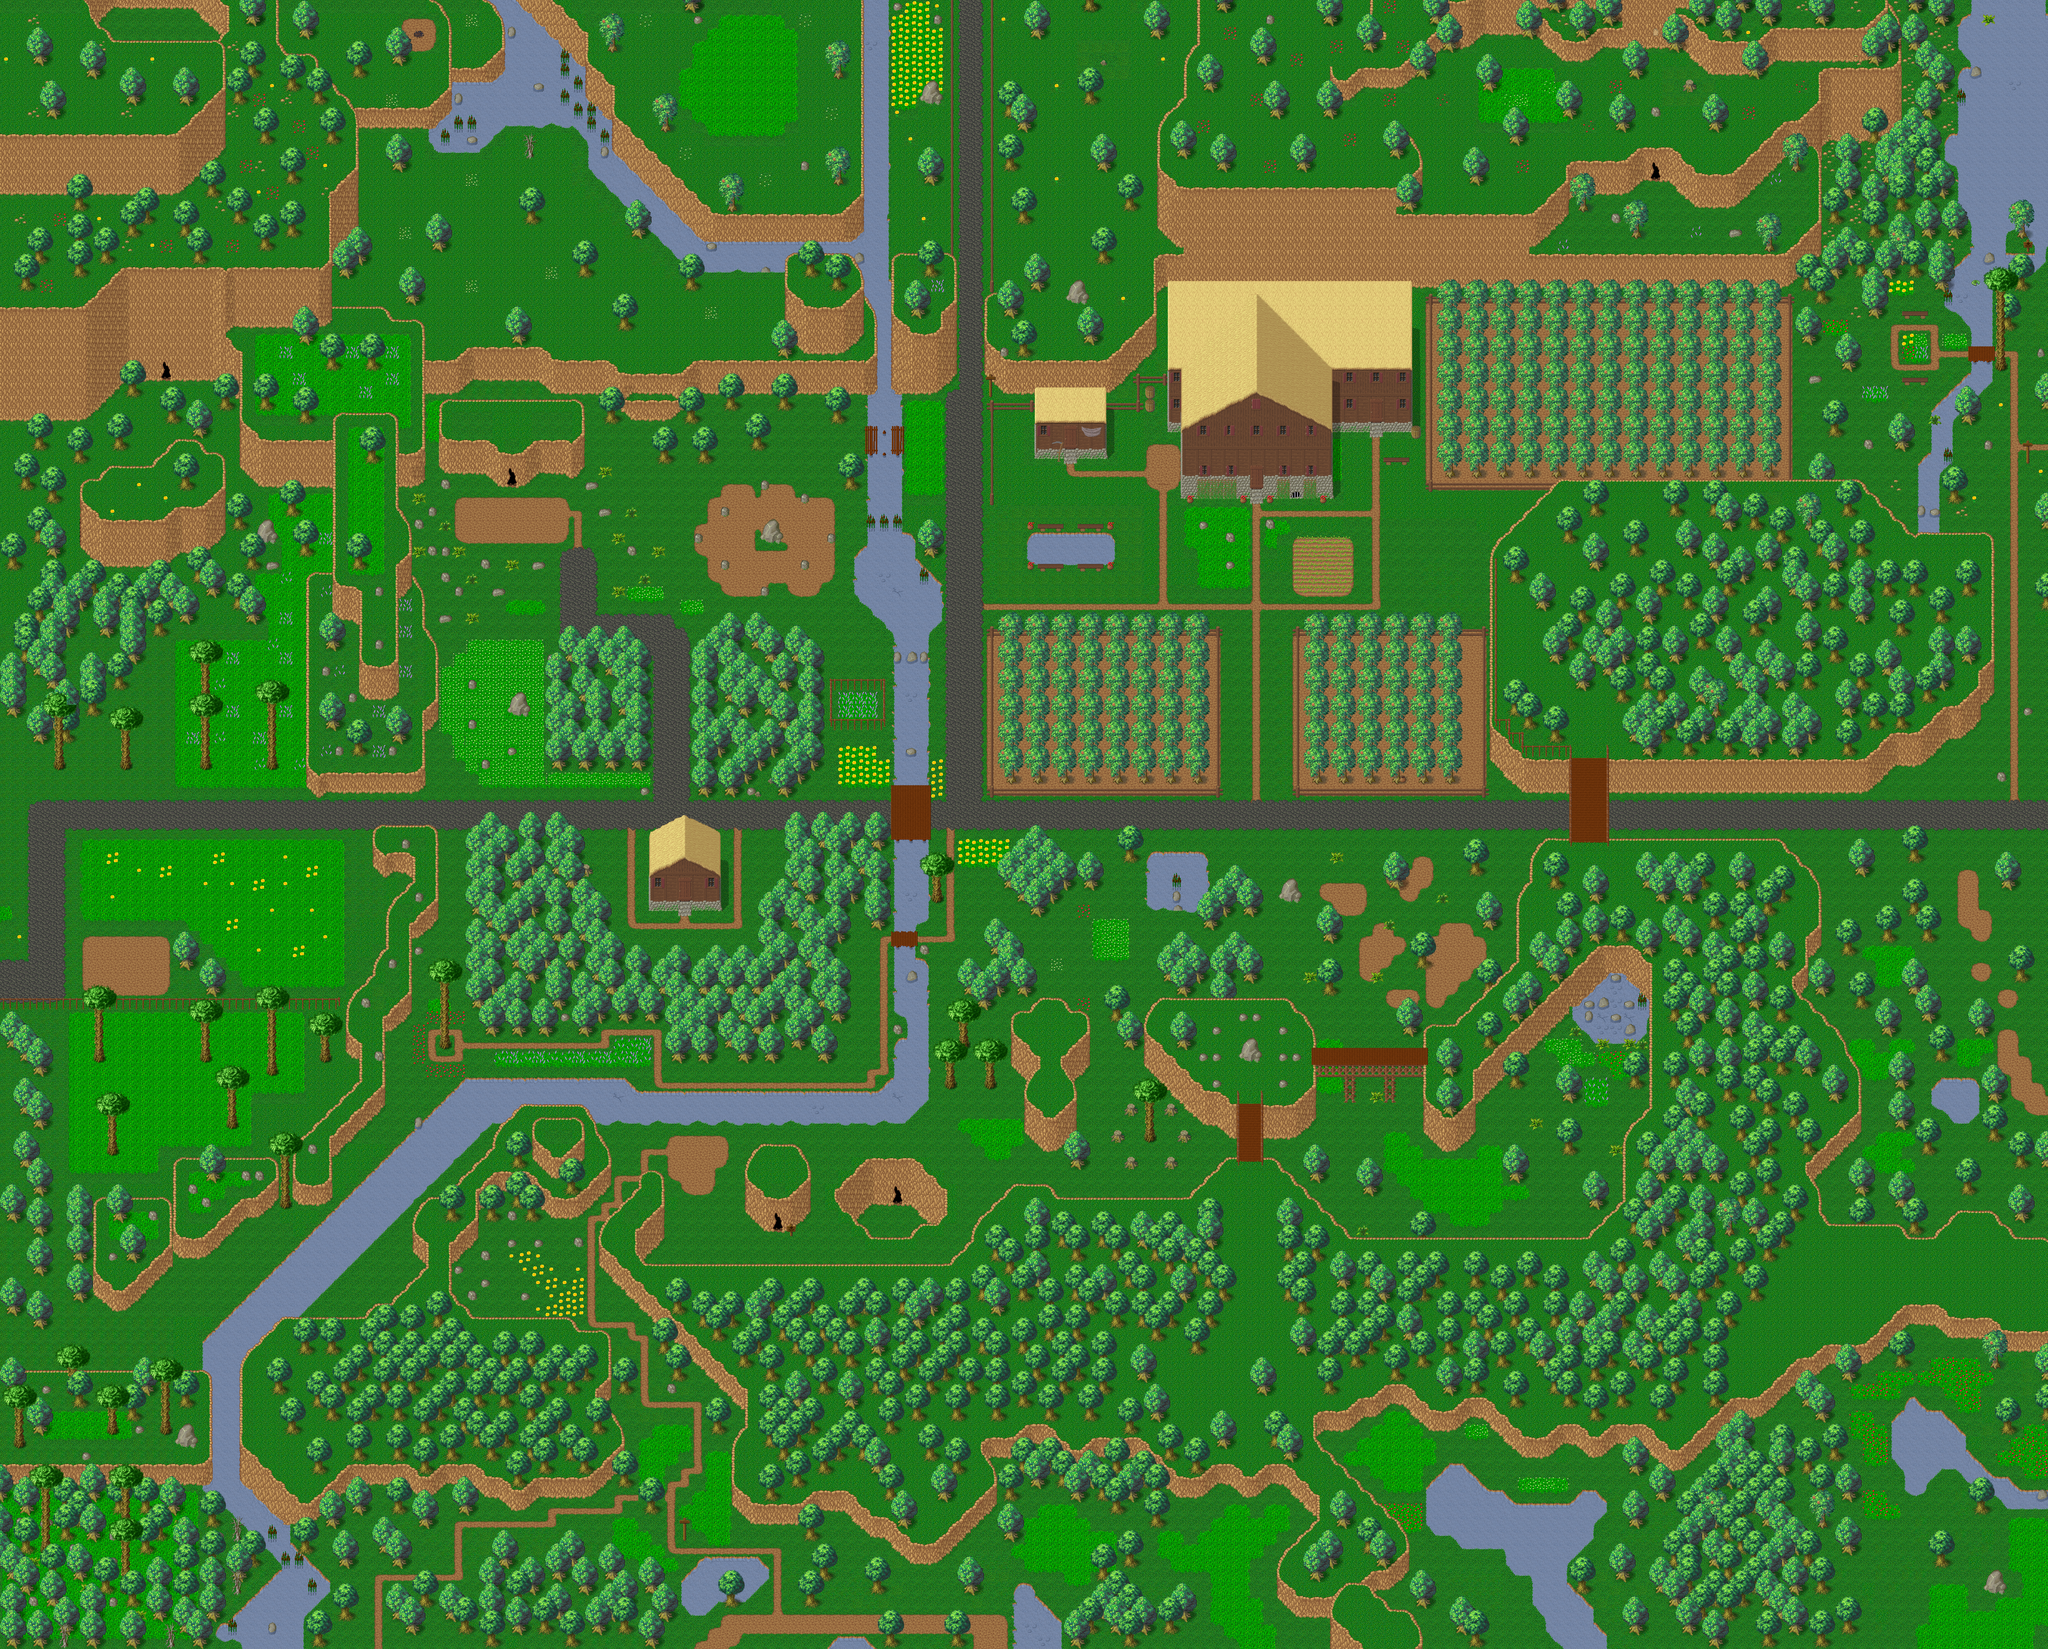

This is a level from a 2D game, rendered from its Tiled map with the project's own tilesets. A one-line summary and the map file follow, with tile-layer data summarised:
An orthogonal 154x124 tile map with 32x32 px tiles, 4 tile layers (Ground1, Ground2, Fringe, Over1), 1 hidden layer not drawn, 7 tilesets and 30 objects (22x spawn, 6x warp, 2x particle_effect).

<map version="1.10" tiledversion="1.10.2" orientation="orthogonal" renderorder="right-down" width="154" height="124" tilewidth="32" tileheight="32" infinite="0" nextlayerid="7" nextobjectid="34">
 <properties>
  <property name="minimap" value="graphics/minimaps/011-1.png" />
  <property name="music" value="the-forest.ogg" />
  <property name="name" value="Woodland" />
  <property name="overlay0image" value="graphics/images/ambient/clouds.png" />
  <property name="overlay0parallax" value="1.0" />
  <property name="overlay0scrollX" value="0.2" />
  <property name="overlay0scrollY" value="0.1" />
 </properties>
 <tileset firstgid="1" source="../tilesets/collision.tsx" />
 <tileset firstgid="3" source="../tilesets/woodland_ground.tsx" />
 <tileset firstgid="259" source="../tilesets/woodland_x2.tsx" />
 <tileset firstgid="291" source="../tilesets/woodland_x3.tsx" />
 <tileset firstgid="323" source="../tilesets/woodland_village.tsx" />
 <tileset firstgid="579" source="../tilesets/woodland_indoor.tsx" />
 <tileset firstgid="835" source="../tilesets/woodland_village_x2.tsx" />
 <layer id="1" name="Ground1" width="154" height="124">
  <data>[19096 cells, 19095 non-empty, 146 distinct tile ids]</data>
 </layer>
 <layer id="2" name="Ground2" width="154" height="124">
  <data>[19096 cells, 2835 non-empty, 159 distinct tile ids]</data>
 </layer>
 <layer id="3" name="Fringe" width="154" height="124">
  <data>[19096 cells, 3113 non-empty, 18 distinct tile ids]</data>
 </layer>
 <layer id="4" name="Over1" width="154" height="124">
  <data>[19096 cells, 915 non-empty, 102 distinct tile ids]</data>
 </layer>
 <layer id="5" name="Collision" width="154" height="124" visible="0">
  <data>[19096 cells, 15601 non-empty, 1 distinct tile ids]</data>
 </layer>
 <objectgroup id="6" name="Objects">
  <object id="1" name="graphics/particles/waterfall.particle.xml" type="particle_effect" x="2112" y="930" width="32" height="32" />
  <object id="2" name="graphics/particles/geyser.particle.xml" type="particle_effect" x="2176" y="1376" width="32" height="32" />
  <object id="3" name="To Hermit's Cave" type="warp" x="1856" y="2944" width="32" height="32">
   <properties>
    <property name="dest_map" value="011-3" />
    <property name="dest_x" value="0" />
    <property name="dest_y" value="0" />
   </properties>
  </object>
  <object id="4" name="To Woodland" type="warp" x="960" y="1920" width="32" height="96">
   <properties>
    <property name="dest_map" value="014-1" />
    <property name="dest_x" value="108" />
    <property name="dest_y" value="91" />
   </properties>
  </object>
  <object id="5" name="To Woodland" type="warp" x="1536" y="3328" width="64" height="32">
   <properties>
    <property name="dest_map" value="010-1" />
    <property name="dest_x" value="48" />
    <property name="dest_y" value="25" />
   </properties>
  </object>
  <object id="6" name="To Hurnscald Outskirts" type="warp" x="3968" y="1920" width="32" height="128">
   <properties>
    <property name="dest_map" value="008-1" />
    <property name="dest_x" value="25" />
    <property name="dest_y" value="61" />
   </properties>
  </object>
  <object id="7" name="To Woodland Hills" type="warp" x="2304" y="288" width="64" height="32">
   <properties>
    <property name="dest_map" value="012-1" />
    <property name="dest_x" value="132" />
    <property name="dest_y" value="175" />
   </properties>
  </object>
  <object id="8" name="EvilMushroom" type="spawn" x="0" y="0">
   <properties>
    <property name="max_beings" value="30" />
    <property name="monster_id" value="11" />
   </properties>
  </object>
  <object id="9" name="PinkFlower" type="spawn" x="0" y="0">
   <properties>
    <property name="max_beings" value="20" />
    <property name="monster_id" value="12" />
   </properties>
  </object>
  <object id="10" name="SpikyMushroom" type="spawn" x="0" y="0">
   <properties>
    <property name="max_beings" value="5" />
    <property name="monster_id" value="17" />
   </properties>
  </object>
  <object id="11" name="Snail" type="spawn" x="0" y="0">
   <properties>
    <property name="max_beings" value="1" />
    <property name="monster_id" value="39" />
   </properties>
  </object>
  <object id="12" name="Mouboo" type="spawn" x="0" y="0">
   <properties>
    <property name="death" value="10" />
    <property name="max_beings" value="10" />
    <property name="monster_id" value="26" />
   </properties>
  </object>
  <object id="13" name="MauvePlant" type="spawn" x="0" y="0">
   <properties>
    <property name="death" value="180000" />
    <property name="max_beings" value="3" />
    <property name="monster_id" value="27" />
    <property name="spawn" value="270000" />
   </properties>
  </object>
  <object id="14" name="AlizarinPlant" type="spawn" x="0" y="0">
   <properties>
    <property name="death" value="1800000" />
    <property name="max_beings" value="1" />
    <property name="monster_id" value="30" />
    <property name="spawn" value="2700000" />
   </properties>
  </object>
  <object id="15" name="Silkworm" type="spawn" x="0" y="0">
   <properties>
    <property name="death" value="30000" />
    <property name="max_beings" value="2" />
    <property name="monster_id" value="33" />
    <property name="spawn" value="60000" />
   </properties>
  </object>
  <object id="16" name="CloverPatch" type="spawn" x="0" y="0">
   <properties>
    <property name="death" value="1000" />
    <property name="max_beings" value="2" />
    <property name="monster_id" value="35" />
   </properties>
  </object>
  <object id="17" name="Squirrel" type="spawn" x="0" y="0">
   <properties>
    <property name="death" value="20" />
    <property name="max_beings" value="25" />
    <property name="monster_id" value="36" />
    <property name="spawn" value="30" />
   </properties>
  </object>
  <object id="18" name="Butterfly" type="spawn" x="0" y="0">
   <properties>
    <property name="death" value="20" />
    <property name="max_beings" value="10" />
    <property name="monster_id" value="53" />
    <property name="spawn" value="30" />
   </properties>
  </object>
  <object id="19" name="To Bandit Cave" type="warp" x="1216" y="1152" width="32" height="32">
   <properties>
    <property name="dest_map" value="011-6" />
    <property name="dest_x" value="49" />
    <property name="dest_y" value="100" />
   </properties>
  </object>
  <object id="21" name="ManaBug" type="spawn" x="32" y="32">
   <properties>
    <property name="max_beings" value="18" />
    <property name="monster_id" value="1131" />
    <property name="spawn" value="30" />
   </properties>
  </object>
  <object id="22" name="Maggot" type="spawn" x="2400" y="960" width="1152" height="928">
   <properties>
    <property name="max_beings" value="10" />
    <property name="monster_id" value="1002" />
    <property name="spawn" value="30" />
   </properties>
  </object>
  <object id="25" name="EvilMushroom" type="spawn" x="3616" y="2752" width="288" height="256">
   <properties>
    <property name="death" value="250" />
    <property name="max_beings" value="2" />
    <property name="monster_id" value="1013" />
   </properties>
  </object>
  <object id="26" name="MegaManaBug" type="spawn" x="1088" y="2944" width="320" height="256">
   <properties>
    <property name="death" value="250" />
    <property name="max_beings" value="2" />
    <property name="monster_id" value="1175" />
   </properties>
  </object>
  <object id="28" name="BigFrog" type="spawn" x="0" y="0">
   <properties>
    <property name="death" value="7000" />
    <property name="max_beings" value="8" />
    <property name="monster_id" value="1182" />
    <property name="spawn" value="150000" />
   </properties>
  </object>
  </objectgroup>
</map>
<!-- 6 of 30 objects omitted -->
